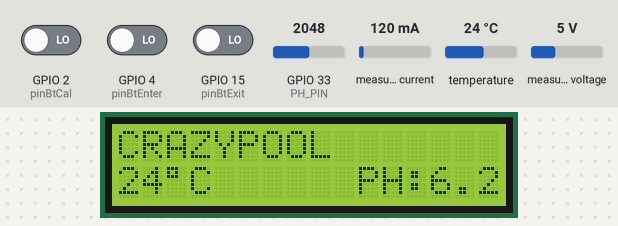
A sketch run on a simulated ESP32. Parts: 16×2 character LCD. The inputs (shaded band) are chosen by the test bench; at power-on: GPIO 2 (pinBtCal) LOW, GPIO 4 (pinBtEnter) LOW, GPIO 15 (pinBtExit) LOW, GPIO 33 (PH_PIN) = 2048, measured current 120 mA, temperature 24 °C, measured voltage 5 V. WiFi joins after 1.5 s; servers stay silent unless stated; EEPROM starts erased; no MQTT or app messages arrive unless stated; not simulated (calls return 0 or success): secrets.h; names the files do not define were given values by the test bench: MQTT_BROKER_PORT = 1883; what the sketch prints to the serial monitor is not drawn.

Above: at 2.5 s.
2.6 s: GPIO 2 (pinBtCal) driven HIGH
At 11.8 s:
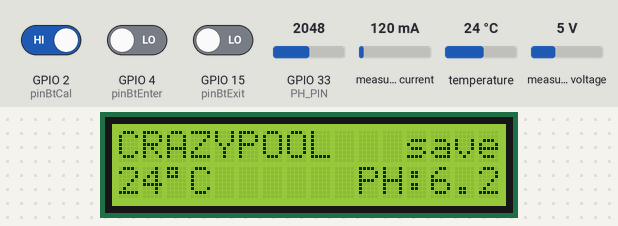
12.6 s: GPIO 2 (pinBtCal) driven LOW
At 21.9 s:
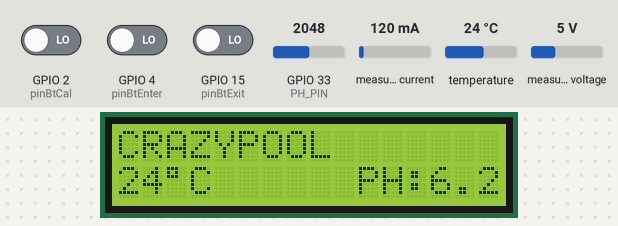
23.4 s: GPIO 4 (pinBtEnter) driven HIGH
At 31.9 s:
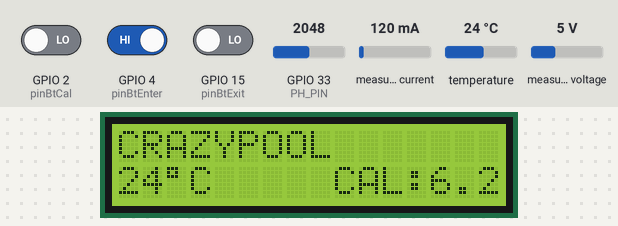
32.6 s: GPIO 2 (pinBtCal) driven HIGH and GPIO 4 (pinBtEnter) driven LOW
At 33.6 s:
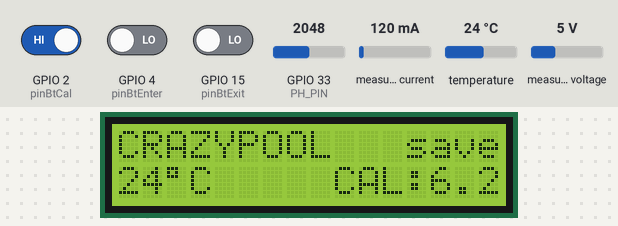
Timing chart, 0 to 35.6 s (numbered marks = the images above; inputs shaded):
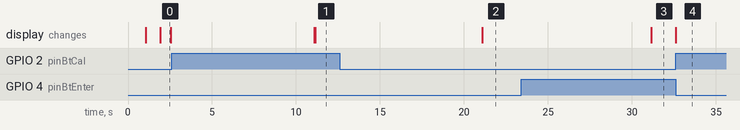

The sketch:

crazyPool-ESP32.ino
```cpp
/*
CRAZYPOOL V1
- ESP32
- Sonde PH DFRobot SKU:SEN0161-V2 en 3v3
  ->  3 Bouton Poussoir pour le Calibrage de la sonde PH
- Sonde Temp DFRobot SKU:DFR0198 (DS18B20) sur ESP32 5v et non 3v3
- Ecran LCD Pour Affichage de la Temperature et du PH
- Energy PZEM-004t
*/

#include <DFRobot_ESP_PH.h>
#include <EEPROM.h>
#include <OneWire.h>
#include <DallasTemperature.h>
#include <LiquidCrystal.h> // This library allows an Arduino board to control liquid crystal displays (LCDs) based on the Hitachi HD44780 (or a compatible) chipset
#include <PZEM004Tv30.h>
#include <WiFi.h>
#include <PubSubClient.h>
#include "secrets.h"

//PubSubClient::setBufferSize(512);


//DeepSleep
//#define uS_TO_S_FACTOR 1000000  // Conversion factor for micro seconds to seconds
//#define TIME_TO_SLEEP  60        /// Time ESP32 will go to sleep (in seconds)
//RTC_DATA_ATTR int bootCount = 0; // compteur de réveil


long tps=0;
String jsontomqtt;
int boucle1 = 0;


// Init PIN
#define pinBtEnter 4
#define pinBtCal 2
#define pinBtExit 15
#define PH_PIN 33 // fil Bleu
#define DS18B20_Pin 13 //DS18B20 Signal Temperature // fil VERT


// Init Value
float phVoltage,phValue,temperature = 25;
bool bDisplayPh = true;

#define ESPADC 4096.0   //the esp Analog Digital Convertion value
#define ESPVOLTAGE 3300 //the esp voltage supply value


// Init Object
DFRobot_ESP_PH ph;
PZEM004Tv30 pzem(&Serial2);
LiquidCrystal lcd(23,22,21,19,18,5); // quel num broche vont communiquer
OneWire ds(DS18B20_Pin); // sonde Temp
DallasTemperature sensors(&ds); // version ESP32 sonde Temp


// Init Wifi
WiFiClient espClient;
PubSubClient mqttclient(espClient);


void setup() {
  Serial.begin(115200);
  while(!Serial);

  WiFi.disconnect(true);
  delay(1000);

  WiFi.onEvent(Wifi_connected,SYSTEM_EVENT_STA_CONNECTED);
  WiFi.onEvent(Get_IPAddress, SYSTEM_EVENT_STA_GOT_IP);
  WiFi.onEvent(Wifi_disconnected, SYSTEM_EVENT_STA_DISCONNECTED);
  WiFi.begin(WIFI_SSID, WIFI_PWD);
  Serial.println("Waiting for WIFI network...");


  //Increment boot number and print it every reboot
  //++bootCount;
  //Serial.println("Boot number: " + String(bootCount));

  //Print the wakeup reason for ESP32
  //print_wakeup_reason();


  //First we configure the wake up source
  //We set our ESP32 to wake up every X seconds

  //esp_sleep_enable_timer_wakeup(TIME_TO_SLEEP * uS_TO_S_FACTOR);
 // Serial.println("ESP32 réveillé dans " + String(TIME_TO_SLEEP) + " seconds");


  //setup_wifi();
  //setup_mqtt();


  EEPROM.begin(32);//needed to permit storage of calibration value in eeprom for Ph


  lcd.begin(16,2); //taille du LCD
  lcd.print("CRAZYPOOL");
  lcd.setCursor(2,1);
  lcd.print((char) 223);
  lcd.setCursor(3,1);
  lcd.print("C");
  lcd.setCursor(10,1);
  lcd.print("PH:");


  ph.begin(); // Sonde Ph
  sensors.begin(); // Sonde Temp

  pinMode(pinBtEnter, INPUT);
  pinMode(pinBtCal,   INPUT);
  pinMode(pinBtExit,  INPUT);


}

void loop() {

  // toutes les secondes
  static unsigned long timepoint = millis();
  if (millis() - timepoint > 10000U || boucle1 == 0) //time interval: 10s // on force un premier passage dès le début
  {
    timepoint = millis();

    boucle1 = 1;

    //sale :-( lors de problème de connexion WIFI l'affichage sur la première ligne part en vrille
    // [CRAZYPOOTU%#MQTT] au lieu de [CRAZYPOOL    MQTT]
    lcd.setCursor(0,0);
    lcd.print("CRAZYPOOL       ");

    Serial.println(mqttclient.connected());

    //Energy Analyse
    float voltage = pzem.voltage(); //V
    float current = pzem.current(); //A
    float power = pzem.power(); //W
    float energy = pzem.energy(); //kWh
    float frequency = pzem.frequency(); //Hz
    float pf = pzem.pf(); // power factor


    //if( !isnan(voltage) ){
    //    Serial.print("Voltage: "); Serial.print(voltage); Serial.println("V");
    //}

    //if( !isnan(power) ){
    //    Serial.print("Power: "); Serial.print(power); Serial.println("W");
    //}


    // CALIBRATION par Bouton pourrsoir
    if (digitalRead(pinBtEnter)){
      ph.calibration(phVoltage,temperature,"ENTERPH");
      lcd.setCursor(9,1);
      lcd.print("CAL:");
    }
    while (digitalRead(pinBtEnter));


    // ON FIXE LA CALIBRATION PH4 / PH7
    if (digitalRead(pinBtCal)){
      ph.calibration(phVoltage,temperature,"CALPH");
      lcd.setCursor(12,0);
      lcd.print("save");
    }
    while (digitalRead(pinBtCal));


    // ON SAUVE ET ON SORT DU MODE
    if (digitalRead(pinBtExit)){
      ph.calibration(phVoltage,temperature,"EXITPH");
      lcd.setCursor(12,0);
      lcd.print("    ");
      lcd.setCursor(9,1);
      lcd.print(" PH:");
    }
    while (digitalRead(pinBtExit));


    //
    //    // ATTENTION A FAIRE lors du calibrage QUID de la temperature des  solution de Ph 4 et 7 qui doivent être à 25°c
    temperature = readTemperature();         // on lit la temperature de l'eau de la piscine

    //voltage = rawPinValue / esp32ADC * esp32Vin
    phVoltage = analogRead(PH_PIN) / ESPADC * ESPVOLTAGE; // read the voltage Arduino ESP32
    //     phVoltage = analogRead(PH_PIN)/1024.0*5000;  // read the voltage version Arduino UNO
    phValue = ph.readPH(phVoltage,temperature);  // convert voltage to pH with temperature compensation


    //Serial.print("temperature:");
    //Serial.println(temperature,1);

    // Serial.print("°C  pH:");
    // Serial.println(phValue,1);

    lcd.setCursor(0,1);
    lcd.print(temperature,0);
    lcd.setCursor(13,1);
    lcd.print(phValue,1);
    //ph.calibration(phVoltage, temperature); // calibration process by Serail CMD


    if (WiFi.status() != WL_CONNECTED) {

      while ( WiFi.status() != WL_CONNECTED ) {
        delay ( 500 );
        Serial.print ( "." );
      }

      Serial.println("Connection failed.");
      Serial.println("Waiting 5 seconds before retrying...");
      delay(5000);
      return;

    }else{

      if (!mqttclient.connected()) {
        reconnect();
      }

      // on met les données dans un JSON
      jsontomqtt = "{\"temperature\": \"" + String(temperature) +"\", \"ph\": \"" + String(phValue) +"\", \"Volt\": \"" + String(voltage) +"\", \"Ampere\": \"" + String(current) +"\", \"Watts\": \"" + String(power) +"\", \"Kwh\": \"" + String(energy) +"\", \"Hz\": \"" + String(frequency) +"\", \"Power_factor\": \"" + String(pf) +"\"}";

      Serial.println(jsontomqtt);

      // on publie le JSON sur le broket
      mqttclient.publish("esp32/crazypool", (char*) jsontomqtt.c_str(), true);

      //Rentre en mode Deep Sleep
      //Serial.println("Rentre en mode Light Sleep");
      //Serial.println("----------------------");
      //delay(100);
      //esp_light_sleep_start();


    }


  }

  //Serial.println();
 // delay(100);
}


float readTemperature(){

  // avec Dallas

  sensors.requestTemperatures();
  float temperatureC = sensors.getTempCByIndex(0);
  return temperatureC;

}


//void setup_wifi(){
  //connexion au wifi
//  wifiMulti.addAP(ssid, password);
//  while ( wifiMulti.run() != WL_CONNECTED ) {
//    delay ( 500 );
//    Serial.print ( "." );
//  }
//  Serial.println("");
//  Serial.println("WiFi connecté");
//  Serial.print("MAC : ");
//  Serial.println(WiFi.macAddress());
//  Serial.print("Adresse IP : ");
//  Serial.println(WiFi.localIP());
//}

void setup_mqtt(){
  mqttclient.setServer(MQTT_BROKER, MQTT_BROKER_PORT);
  mqttclient.setCallback(callback);//Déclaration de la fonction de souscription
  reconnect();
}


//Callback doit être présent pour souscrire a un topic et de prévoir une action
void callback(char* topic, byte *payload, unsigned int length) {
   Serial.println("-------Nouveau message du broker mqtt-----");
   Serial.print("Canal:");
   Serial.println(topic);
   Serial.print("donnee:");
   Serial.write(payload, length);
   Serial.println();
   if ((char)payload[0] == '1') {
     Serial.println("LED ON");
      digitalWrite(2,HIGH);
   } else {
     Serial.println("LED OFF");
     digitalWrite(2,LOW);
   }
 }


void reconnect(){
  while (!mqttclient.connected()) {
    Serial.println("Connection au serveur MQTT ...");
    if (mqttclient.connect("ESPClient", MQTT_USERNAME, MQTT_KEY)) {
      Serial.println("MQTT connecté");
      lcd.setCursor(12,0);
      lcd.print("MQTT");
    }
    else {
      Serial.print("echec, code erreur= ");
      Serial.println(mqttclient.state());
      Serial.println("nouvel essai dans 2s");
      lcd.setCursor(12,0);
      lcd.print("ERR2");
    delay(2000);
    }
  }
  //mqttclient.subscribe("esp/test/led");//souscription au topic led pour commander une led
}

//Fonction pour publier un float sur un topic
void mqtt_publish(String topic, float t){
  char top[topic.length()+1];
  topic.toCharArray(top,topic.length()+1);
  char t_char[50];
  String t_str = String(t);
  t_str.toCharArray(t_char, t_str.length() + 1);
  mqttclient.publish(top,t_char);
}


//events Wifi
void Wifi_connected(WiFiEvent_t event, WiFiEventInfo_t info){
  Serial.println("Successfully connected to Access Point");
}

void Get_IPAddress(WiFiEvent_t event, WiFiEventInfo_t info){
  Serial.println("WIFI is connected!");
  Serial.println("IP address: ");
  Serial.println(WiFi.localIP());

  lcd.setCursor(12,0);
  lcd.print("WIFI");

  setup_mqtt(); // on se connecte au serveur MQTT
}

void Wifi_disconnected(WiFiEvent_t event, WiFiEventInfo_t info){

  lcd.setCursor(12,0);
  lcd.print("ERR1");

  Serial.println("Disconnected from WIFI access point");
  Serial.print("WiFi lost connection. Reason: ");
  Serial.println(info.disconnected.reason);
  Serial.println("Reconnecting...");
  WiFi.begin(WIFI_SSID, WIFI_PWD);
}


void print_wakeup_reason(){
   esp_sleep_wakeup_cause_t source_reveil;

   source_reveil = esp_sleep_get_wakeup_cause();

   switch(source_reveil){
      case ESP_SLEEP_WAKEUP_EXT0 : Serial.println("Réveil causé par un signal externe avec RTC_IO"); break;
      case ESP_SLEEP_WAKEUP_EXT1 : Serial.println("Réveil causé par un signal externe avec RTC_CNTL"); break;
      case ESP_SLEEP_WAKEUP_TIMER : Serial.println("Réveil causé par un timer"); break;
      case ESP_SLEEP_WAKEUP_TOUCHPAD : Serial.println("Réveil causé par un touchpad"); break;
      default : Serial.printf("Réveil pas causé par le Deep Sleep: %d\n",source_reveil); break;
   }
}
```

Measured:
- after the input at 2.6 s, the display: first differs from a run without the input after 8.5 s (image 1)
- after the input at 12.6 s, the display: changes after 8.5 s (image 2)
- after the input at 23.4 s, the display: changes after 7.8 s (image 3)
- after the input at 32.6 s, the display: changes at once (image 4)
- what the display in image 0 shows lasts 0.7 s, from 1.9 s to 2.6 s
